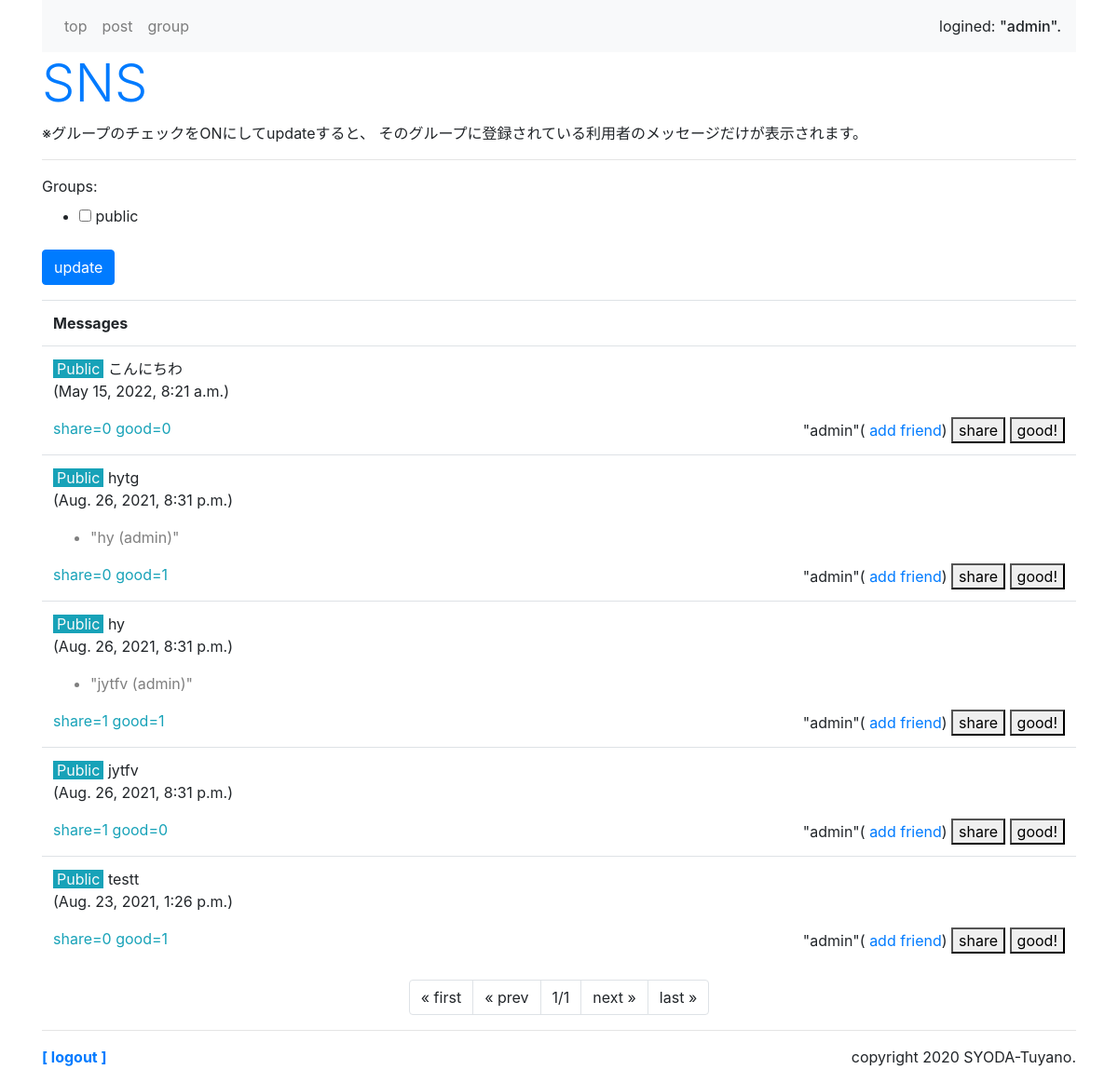
The page /sns/ (signed in) on the database its author committed.
### sns/models.py (models this page shows)
class Message(models.Model):
    owner = models.ForeignKey(User, on_delete=models.CASCADE, \
        related_name='message_owner')
    group = models.ForeignKey('Group', on_delete=models.CASCADE)
    content = models.TextField(max_length=1000)
    share_id = models.IntegerField(default=-1)
    good_count = models.IntegerField(default=0)
    share_count = models.IntegerField(default=0)
    pub_date = models.DateTimeField(auto_now_add=True)
    def __str__(self):
        return str(self.content) + ' (' + str(self.owner) + ')'
    def get_share(self):
        return Message.objects.get(id=self.share_id)
    class Meta:
        ordering = ('-pub_date',)

### sns/views.py (the view)
# urls.py: path('', views.index, name='index'),
@login_required(login_url='/admin/login/')
def index(request, page=1):
    (public_user, public_group) = get_public()
    if request.method == 'POST':
        checkform = GroupCheckForm(request.user,request.POST)
        glist = []
        for item in request.POST.getlist('groups'):
            glist.append(item)
        messages = get_your_group_message(request.user, \
                glist, page)
    else:
        checkform = GroupCheckForm(request.user)
        gps = Group.objects.filter(owner=request.user)
        glist = [public_group.title]
        for item in gps:
            glist.append(item.title)
        messages = get_your_group_message(request.user, glist, page)
    params = {
        'login_user':request.user,
        'contents':messages,
        'check_form':checkform,
    }
    return render(request, 'sns/index.html', params)

### sns/forms.py
class GroupCheckForm(forms.Form):
    def __init__(self, user, *args, **kwargs):
        super(GroupCheckForm, self).__init__(*args, **kwargs)
        public = User.objects.filter(username='public').first()
        self.fields['groups'] = forms.MultipleChoiceField(
            choices=[(item.title, item.title) for item in \
                Group.objects.filter(owner__in=[user,public])],
            widget=forms.CheckboxSelectMultiple(),
        )

### sns/views.py (called while the page is built)
def get_your_group_message(owner, glist, page):
    page_num = 10 #ページあたりの表示数
    (public_user,public_group) = get_public()
    groups = Group.objects.filter(Q(owner=owner) \
            |Q(owner=public_user)).filter(title__in=glist)
    me_friends = Friend.objects.filter(group__in=groups)
    me_users = []
    for f in me_friends:
        me_users.append(f.user)
    his_groups = Group.objects.filter(owner__in=me_users)
    his_friends = Friend.objects.filter(user=owner) \
            .filter(group__in=his_groups)
    me_groups = []
    for hf in his_friends:
        me_groups.append(hf.group)
    messages = Message.objects.filter(Q(group__in=groups) \
        |Q(group__in=me_groups))
    page_item = Paginator(messages, page_num)
    return page_item.get_page(page)

def get_public():
    public_user = User.objects.filter(username='public').first()
    public_group = Group.objects.filter \
            (owner=public_user).first()
    return (public_user, public_group)

### sns/templates/sns/index.html (shortened to what this page needs)
{% extends 'sns/layout.html' %}
{% block header %}
<h1 class="display-4 text-primary">SNS</h1>
<p>※グループのチェックをONにしてupdateすると、
そのグループに登録されている利用者のメッセージだけが表示されます。</p>
{% endblock %}
{% block content %}
<hr>
<div>
    <form action="{% url 'index' %}" method="post" name="group_form">
        {{check_form}}
        <div>
            <button class="btn btn-primary">update</button>
        </div>
    </form>
</div>
<table class="table mt-3">
    <tr><th>Messages</th></tr>
{% for item in contents %}
    <tr><td>
    <p class="my-0">
        {% if item.group.title == 'public' %}
        <span class="bg-info text-light px-1">Public</span>
        {% endif %}
        {{item.content}}</p>
    <p class=""> ({{item.pub_date}})</p>
    {% if item.share_id > 0 %}
    <ul><li class="text-black-50">"{{item.get_share}}"</li></ul>
    {% endif %}
    <span class="float-left text-info">
        share={{item.share_count}} good={{item.good_count}}
    </span>
    <span class="float-right">
        "{{item.owner}}"(<a href="{% url 'add' %}?name={{item.owner}}">
            add friend</a>)
        <a href="{% url 'share' item.id %}">
            <button class="py-0">share</button></a>
        <a href="{% url 'good' item.id %}">
            <button class="py-0">good!</button></a>
    </span>
</td></tr>
{% endfor %}
</table>
<ul class="pagination justify-content-center">
    {% if contents.has_previous %}
    <li class="page-item">
        <a class="page-link" href="javascript:sendGroupForm(1);">
            &laquo; first</a>
    </li>
    <li class="page-item">
        <a class="page-link"
        href="javascript:sendGroupForm({{contents.previous_page_number}});">
            &laquo; prev</a>
    </li>
    {% else %}
    <li class="page-item">
        <a class="page-link">&laquo; first</a>
    </li>
    <li class="page-item">
        <a class="page-link">&laquo; prev</a>
    </li>
    {% endif %}
    <li class="page-item">
        <a class="page-link">
        {{contents.number}}/{{contents.paginator.num_pages}}</a>
    </li>
    {% if contents.has_next %}
    <li class="page-item">
        <a class="page-link"
        href="javascript:sendGroupForm({{contents.next_page_number }});">
            next &raquo;</a>
    </li>
    <li class="page-item">
        <a class="page-link"
        href="javascript:sendGroupForm({{contents.paginator.num_pages}});">
            last &raquo;</a>
    </li>
    {% else %}
    <li class="page-item">
        <a class="page-link">next &raquo;</a>
    </li>
    <li class="page-item">
        <a class="page-link">last &raquo;</a>
    </li>
    {% endif %}
</ul>
{% endblock %}

### sns/templates/sns/layout.html (shortened to what this page needs)
{% load static %}
<!doctype html>
<html lang="ja">
<head>
    <link rel="stylesheet"
    href="https://stackpath.bootstrapcdn.com/bootstrap/4.3.1/css/bootstrap.min.css"
>
</head>
<body class="container">
    <nav class="navbar navbar-expand navbar-light bg-light">
    <ul class="navbar-nav mr-auto">
        <li class="nav-item">
            <a class="nav-link" href="{% url 'index' %}">top</a>
        </li>
        <li class="nav-item">
            <a class="nav-link" href="{% url 'post' %}">post</a>
        </li>
        <li class="nav-item">
            <a class="nav-link" href="{% url 'groups' %}">group</a>
        </li>
    </ul>
    <span>logined: <span class="h6">"{{login_user}}".</span></span>
    </nav>
    <div>{% block header %}
        {% endblock %}</div>
    <div class="content">{% block content %}
        {% endblock %}</div>
    <hr>
    <div class="my-3">
        <span class="font-weight-bold">
            <a href="/admin/logout?next=/sns/">
                [ logout ]</a></span>
        <span class="float-right">copyright 2020
            SYODA-Tuyano.</span>
    </div>
</body>
</html>

### rows shown on the page
Message: shows "Public", content "こんにちわ", pub_date "May 15, 2022, 8:21 a.m.", share_count "0", good_count "0", owner "admin"
Message: shows "Public", content "hytg", pub_date "Aug. 26, 2021, 8:31 p.m.", get_share "hy (admin)", share_count "0", good_count "1", owner "admin"
Message: shows "Public", content "hy", pub_date "Aug. 26, 2021, 8:31 p.m.", get_share "jytfv (admin)", share_count "1", good_count "1", owner "admin"
Message: shows "Public", content "jytfv", pub_date "Aug. 26, 2021, 8:31 p.m.", share_count "1", good_count "0", owner "admin"
Message: shows "Public", content "testt", pub_date "Aug. 23, 2021, 1:26 p.m.", share_count "0", good_count "1", owner "admin"

### other values the page prints
{{ login_user }} "admin"
{{ contents.number }} "1"
{{ contents.paginator.num_pages }} "1"
